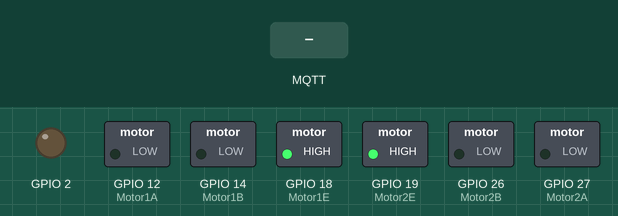
This sketch was run on a simulated ESP32. On the bench: switched loads named in the sketch (green lamp = pin HIGH), output pins drawn as LEDs (lit = HIGH). The inputs (shaded band) are chosen by the test bench. WiFi joins after 1.5 s; servers stay silent unless stated; random numbers use the default seed unless the sketch sets one; no MQTT or app messages arrive unless stated; what the sketch prints to the serial monitor is not drawn.

Above: at 6.7 s.
6.8 s: MQTT message "banda" arrives on the first subscribed topic
At 7.5 s:
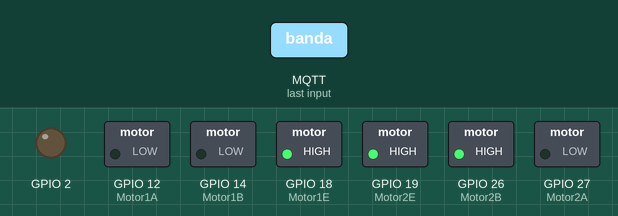
8.3 s: MQTT message "door" arrives on the first subscribed topic
At 8.6 s:
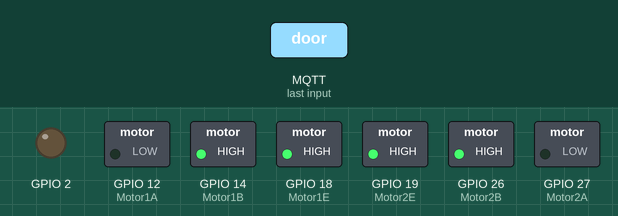
9.8 s: MQTT message "cerrar" arrives on the first subscribed topic
At 11.0 s:
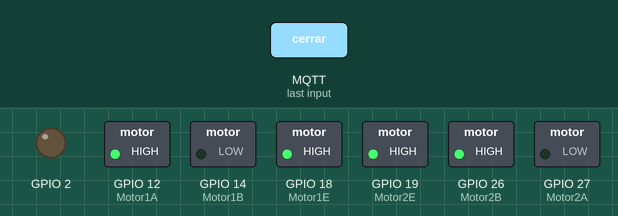
Timing chart, 0 to 21.6 s (numbered marks = the images above; inputs shaded):
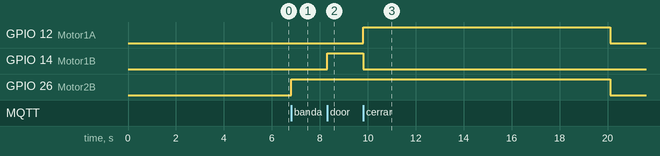

The sketch:

mqtt.ino
```cpp
#include <WiFi.h>
#include <PubSubClient.h>


const char* ssid = "";
const char* password = "";
const char* mqtt_server = "172.20.10.7";

WiFiClient espClient;
PubSubClient client(espClient);

#define MSG_BUFFER_SIZE	(50)
char msg[MSG_BUFFER_SIZE];
hw_timer_t *Timer0_Cfg = NULL;

const int Motor1A = 12;
const int Motor1B = 14;
const int Motor2A = 27;
const int Motor2B = 26;
const int Motor1E = 18;
const int Motor2E = 19;
int last_button_time = 0;
int button_time;

void IRAM_ATTR bandaT() {
  button_time = millis();
  if (button_time - last_button_time > 250)
  {
        digitalWrite(Motor1A, HIGH);
        digitalWrite(Motor1B, LOW);
        timerAlarmWrite(Timer0_Cfg, timerReadMicros(Timer0_Cfg)+500000, false);
        timerAlarmEnable(Timer0_Cfg);
        last_button_time = button_time;
  }
}


void IRAM_ATTR Timer0_ISR()
{
    if (digitalRead(Motor1A) == 1)
      digitalWrite(Motor1A, LOW);
    if (digitalRead(Motor1B) == 1)
      digitalWrite(Motor1B, LOW);
    if (digitalRead(Motor2B) == 1)
      digitalWrite(Motor2B, LOW);
}

void IRAM_ATTR banda() {
  button_time = millis();
  if (button_time - last_button_time > 250)
  {
        digitalWrite(Motor1A, LOW);
        digitalWrite(Motor1B, HIGH);
        timerAlarmWrite(Timer0_Cfg, timerReadMicros(Timer0_Cfg)+500000, false);
        timerAlarmEnable(Timer0_Cfg);
        last_button_time = button_time;
  }
}


void IRAM_ATTR door() {
  button_time = millis();
  if (button_time - last_button_time > 250)
  {
        digitalWrite(Motor2A, LOW);
        digitalWrite(Motor2B, HIGH);
        timerAlarmWrite(Timer0_Cfg, timerReadMicros(Timer0_Cfg)+2000000, false);
        timerAlarmEnable(Timer0_Cfg);
        last_button_time = button_time;
  }
}


void callback(char* topic, byte* payload, unsigned int length) {
  Serial.print("Message arrived [");
  Serial.print(topic);
  Serial.print("] ");
  String messageTemp;
  for (int i = 0; i < length; i++) {
    Serial.print((char)payload[i]);
    messageTemp += (char)payload[i];
  }
  Serial.println();

  // Switch on the LED if an 1 was received as first character
  if (String(topic) == "esp32/motors") {
    Serial.print("Changing output to ");
    if(messageTemp == "banda"){
      Serial.println("banda on ");
      door();
    }
    else if(messageTemp == "door"){
      Serial.println("door open");
      banda();
    }
    else if(messageTemp == "cerrar"){
      Serial.println("door close");
      bandaT();
    }
  }
}

void reconnect() {
  // Loop until we're reconnected
  while (!client.connected()) {
    Serial.print("Attempting MQTT connection...");
    // Create a random client ID
    String clientId = "ESP32Client-";
    clientId += String(random(0xffff), HEX);
    // Attempt to connect
    if (client.connect(clientId.c_str())) {
      Serial.println("connected");
      // Once connected, publish an announcement...
      client.publish("outTopic", "hello world");
      client.subscribe("esp32/motors");
    } else {
      Serial.print("failed, rc=");
      Serial.print(client.state());
      Serial.println(" try again in 5 seconds");
      // Wait 5 seconds before retrying
      delay(5000);
    }
  }
}

void setup() {
  Serial.begin(115200);
  pinMode(2, OUTPUT);     // Initialize the BUILTIN_LED pin as an output
  pinMode(Motor1A, OUTPUT);
  pinMode(Motor1B, OUTPUT);
  pinMode(Motor2A, OUTPUT);
  pinMode(Motor2B, OUTPUT);
  pinMode(Motor1E, OUTPUT);
  pinMode(Motor2E, OUTPUT);

  Timer0_Cfg = timerBegin(0, 80, true);
  timerAttachInterrupt(Timer0_Cfg, &Timer0_ISR, true);

  for(uint8_t t = 4; t > 0; t--) {
      Serial.printf("[SETUP] BOOT WAIT %d...\n", t);
      delay(1000);
  }

  WiFi.begin(ssid, password);

  while ( WiFi.status() != WL_CONNECTED ) {
    delay ( 500 );
    Serial.print ( "." );
  }
  Serial.print("Local IP: "); Serial.println(WiFi.localIP());
  client.setServer(mqtt_server, 1883);
  client.setCallback(callback);
  digitalWrite(Motor1E, HIGH);
  digitalWrite(Motor2E, HIGH);
}

void loop() {

  if (!client.connected()) {
    reconnect();
  }
  client.loop();

}
```

Measured:
- after the input at 6.8 s, GPIO 26 (Motor2B): LOW → HIGH at once
- after the input at 8.3 s, GPIO 14 (Motor1B): LOW → HIGH at once
- after the input at 9.8 s, GPIO 12 (Motor1A): LOW → HIGH at once, → LOW 10.3 s later
